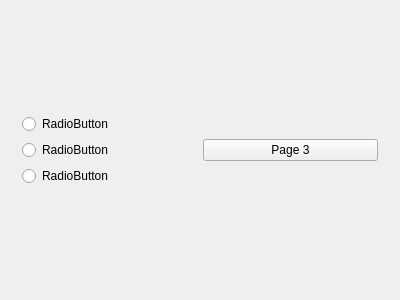
<?xml version="1.0" encoding="UTF-8"?>
<ui version="4.0">
 <class>MainWindow</class>
 <widget class="QMainWindow" name="MainWindow">
  <property name="geometry">
   <rect>
    <x>0</x>
    <y>0</y>
    <width>400</width>
    <height>300</height>
   </rect>
  </property>
  <property name="windowTitle">
   <string>MainWindow</string>
  </property>
  <widget class="QWidget" name="centralWidget">
   <layout class="QGridLayout" name="gridLayout">
    <item row="0" column="0">
     <widget class="QStackedWidget" name="stackedWidget">
      <property name="sizePolicy">
       <sizepolicy hsizetype="MinimumExpanding" vsizetype="MinimumExpanding">
        <horstretch>0</horstretch>
        <verstretch>0</verstretch>
       </sizepolicy>
      </property>
      <property name="currentIndex">
       <number>1</number>
      </property>
      <widget class="QWidget" name="page">
       <property name="sizePolicy">
        <sizepolicy hsizetype="MinimumExpanding" vsizetype="MinimumExpanding">
         <horstretch>0</horstretch>
         <verstretch>0</verstretch>
        </sizepolicy>
       </property>
       <layout class="QGridLayout" name="gridLayout_2">
        <item row="0" column="0">
         <layout class="QVBoxLayout" name="verticalLayout">
          <item>
           <widget class="QPushButton" name="pushButton">
            <property name="sizePolicy">
             <sizepolicy hsizetype="Minimum" vsizetype="MinimumExpanding">
              <horstretch>0</horstretch>
              <verstretch>0</verstretch>
             </sizepolicy>
            </property>
            <property name="text">
             <string>Page 2</string>
            </property>
           </widget>
          </item>
          <item>
           <widget class="QPushButton" name="pushButton_3">
            <property name="sizePolicy">
             <sizepolicy hsizetype="Minimum" vsizetype="MinimumExpanding">
              <horstretch>0</horstretch>
              <verstretch>0</verstretch>
             </sizepolicy>
            </property>
            <property name="text">
             <string>Page 3</string>
            </property>
           </widget>
          </item>
         </layout>
        </item>
       </layout>
      </widget>
      <widget class="QWidget" name="page_2">
       <layout class="QGridLayout" name="gridLayout_3">
        <item row="0" column="0">
         <layout class="QHBoxLayout" name="horizontalLayout">
          <item>
           <layout class="QVBoxLayout" name="verticalLayout_2">
            <item>
             <widget class="QRadioButton" name="radioButton">
              <property name="text">
               <string>RadioButton</string>
              </property>
             </widget>
            </item>
            <item>
             <widget class="QRadioButton" name="radioButton_3">
              <property name="text">
               <string>RadioButton</string>
              </property>
             </widget>
            </item>
            <item>
             <widget class="QRadioButton" name="radioButton_2">
              <property name="text">
               <string>RadioButton</string>
              </property>
             </widget>
            </item>
           </layout>
          </item>
          <item>
           <widget class="QPushButton" name="pushButton_4">
            <property name="text">
             <string>Page 3</string>
            </property>
           </widget>
          </item>
         </layout>
        </item>
       </layout>
      </widget>
      <widget class="QWidget" name="page_3">
       <layout class="QGridLayout" name="gridLayout_4">
        <item row="0" column="0">
         <layout class="QVBoxLayout" name="verticalLayout_3">
          <item>
           <widget class="QLabel" name="label">
            <property name="text">
             <string>TextLabel</string>
            </property>
           </widget>
          </item>
          <item>
           <widget class="QPushButton" name="pushButton_2">
            <property name="text">
             <string>page 1</string>
            </property>
           </widget>
          </item>
         </layout>
        </item>
       </layout>
      </widget>
     </widget>
    </item>
   </layout>
  </widget>
 </widget>
 <layoutdefault spacing="6" margin="11"/>
 <resources/>
 <connections/>
</ui>
